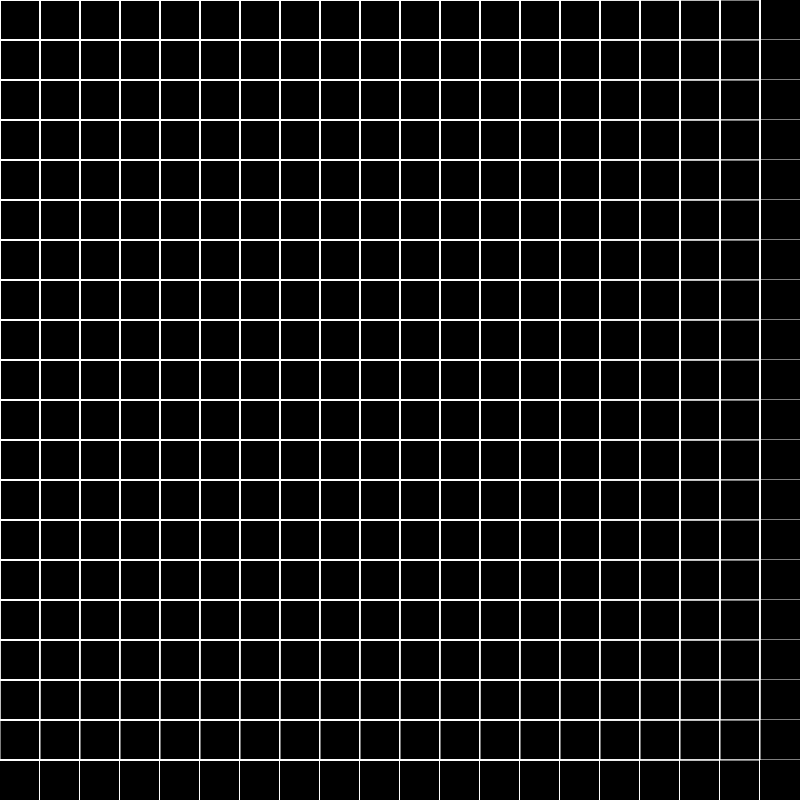
Frame 1 (no input)
Frame 60 (no input): identical to frame 1, image omitted
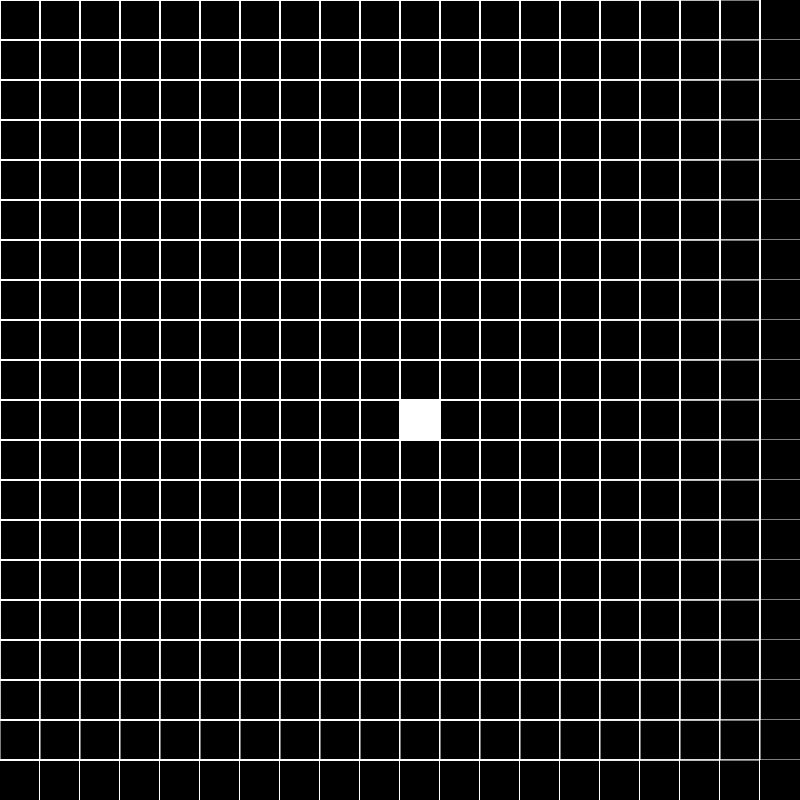
Frame 120 (the mouse pressed at the canvas centre since frame 60)

The p5.js sketch that drew these frames (run headless with seeded random() and noise() and a simulated clock; from frame 60 on, the mouse is pressed at the canvas centre):

// p5.js sketch
// ── sketch.js
let gridSize = 20;
let grid;
let cellSize;
let running = false;
let delta = 0;
function createGrid() {
	let arr = [];
	for (let i = 0; i < gridSize; i++) {
		arr.push([]);
		for (let j = 0; j < gridSize; j++) {
			arr[i][j] = 0;
		}
	}
	return arr;
}

function visualGrid() {
	for (let i = 0; i < gridSize; i++) {
		for (let j = 0; j < gridSize; j++) {
			stroke(255);
			line(i*cellSize, 0, i*cellSize, height);
			line(0, j*cellSize, width, j*cellSize);

			noStroke(0);
			fill(255*grid[i][j])
			rect(i*cellSize, j*cellSize, cellSize, cellSize);
		}
	}
}

function countNeighbours(x, y) {
	let count = 0;

	for (let i = -1; i <= 1; i++) {
		for (let j = -1; j <= 1; j++) {

			if (i === 0 && j === 0) continue;

			let nx = x + i;
			let ny = y + j;

			if (nx >= 0 && nx < gridSize && ny >= 0 && ny < gridSize) {
				if (grid[nx][ny] === 1) count++;
			}
		}
	}

	return count;
}

function conway() {
	let newGrid = createGrid(gridSize);
	for (let i = 0; i < gridSize; i++) {
		for (let j = 0; j < gridSize; j++) {
			let count = countNeighbours(i, j);
			if (grid[i][j] == 1) {
				if (count < 2) {
					continue;
				}
				if (count == 2 || count == 3) {
					newGrid[i][j] = 1;
				}
				if (count > 3) {
					continue;
				}
			}
			else if (grid[i][j] == 0) {
				if (count == 3) {
					newGrid[i][j] = 1;
				}
			}
		}
	}
	grid = newGrid;
}

function setup() {
	createCanvas(800, 800);
	grid = createGrid();
	cellSize = Math.floor(width/gridSize);
	console.log(grid);
}

function draw() {
	background(40);
	visualGrid();

	if (running && delta > 2) {
		conway();
		delta = 0;
	}
	delta += 1 ;
}


function mousePressed() {
	let x = Math.floor(mouseX / cellSize);
	let y = Math.floor(mouseY / cellSize);
	grid[x][y] = 1;
}

function mouseDragged() {
	let x = Math.floor(mouseX / cellSize);
	let y = Math.floor(mouseY / cellSize);
	grid[x][y] = 1;
}

function keyPressed() {
	if (key === 'p' || key === 'P') {
		running = !running;

	}
}
